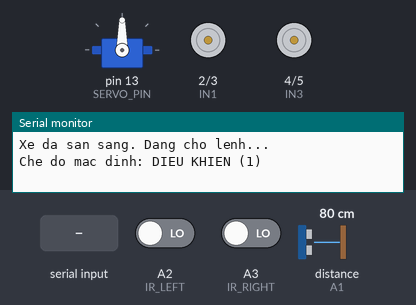
A sketch run on a simulated Arduino Uno, built with avr-gcc and run on an emulated ATmega328P. On the bench: servo, motor-driver pin pairs drawn as motors (green arrow = first pin HIGH = forward, orange = second pin HIGH = backward, longer = more drive, scaled by the enable pin), the last lines printed to the serial monitor. The inputs (shaded band) are chosen by the test bench; at power-on: A2 (IR_LEFT) LOW, A3 (IR_RIGHT) LOW, distance to the obstacle (sensor on A1) 80 cm. The echo pulse lasts 58.3 µs per cm.

Above: at 1.7 s.
1.8 s: "2" received over Serial
At 2.04 s:
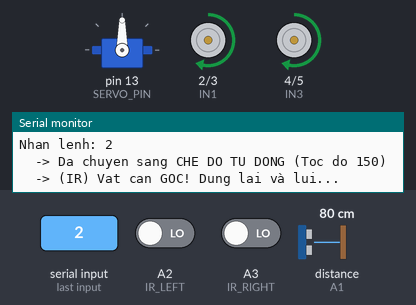
4.8 s: A2 (IR_LEFT) driven HIGH
At 5.64 s:
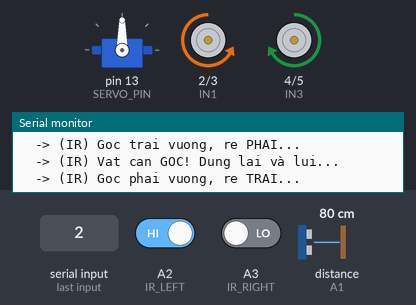
7.8 s: A3 (IR_RIGHT) driven HIGH
At 9.4 s:
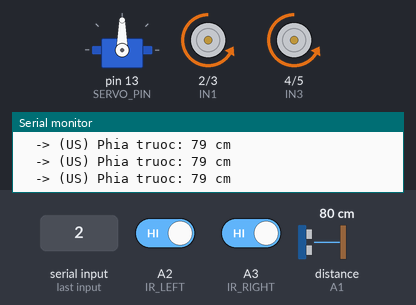
9.7 s: distance to the obstacle (sensor on A1) set to 23 cm
11.2 s: distance to the obstacle (sensor on A1) set to 19 cm
At 12.4 s:
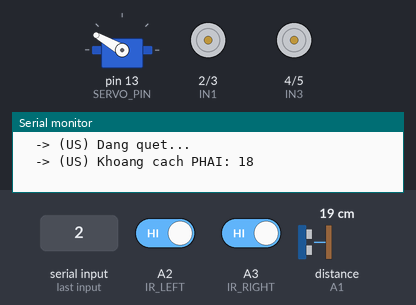
14.2 s: distance to the obstacle (sensor on A1) set to 35 cm
At 16.6 s:
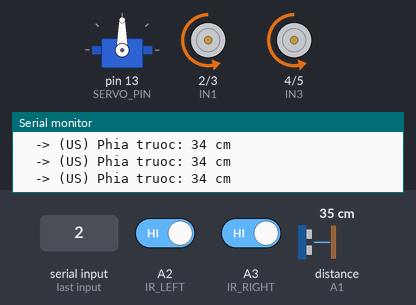
Timing chart, 0 to 18.1 s (numbered marks = the images above; inputs shaded):
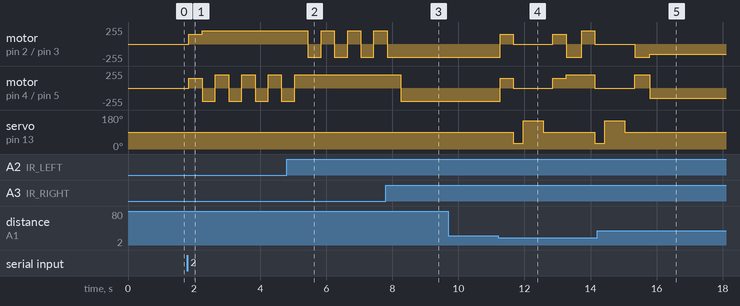

The sketch:

v1.ino
```cpp
/*
 * ═══════════════════════════════════════════════════════════════════════
 * Tên dự án: XE ROBOT - 2 CHẾ ĐỘ
 * ═══════════════════════════════════════════════════════════════════════
 */

// --- THƯ VIỆN ---
#include <Servo.h>

// ═══════════════════════════════════════════════════════════════════════
// PHẦN 1: CẤU HÌNH CHÂN KẾT NỐI
// ═══════════════════════════════════════════════════════════════════════

// --- ĐỘNG CƠ (L298N Motor Driver) ---
#define ENA 6         // PWM Motor A (bánh trái)
#define ENB 11        // PWM Motor B (bánh phải)
#define IN1 2         // Chiều Motor A
#define IN2 3         // Chiều Motor A
#define IN3 4         // Chiều Motor B
#define IN4 5         // Chiều Motor B

// --- CẢM BIẾN SIÊU ÂM (HC-SR04) ---
#define TRIG_PIN A0   // Chân TRIG
#define ECHO_PIN A1   // Chân ECHO

// --- CẢM BIẾN HỒNG NGOẠI (MH SENSOR) ---
#define IR_LEFT A2    // Cảm biến IR bên trái
#define IR_RIGHT A3   // Cảm biến IR bên phải

// --- SERVO (SG90) ---
#define SERVO_PIN 13  // Chân tín hiệu của Servo

// ═══════════════════════════════════════════════════════════════════════
// PHẦN 2: HẰNG SỐ CẤU HÌNH
// ═══════════════════════════════════════════════════════════════════════
const int SPEED_NORMAL = 150;
const int SPEED_MAX = 255;
const int SPEED_TURN = 200;
const int AVOID_DISTANCE = 20;    // Khoảng cách siêu âm phát hiện vật cản (20cm)
const int BACKWARD_DURATION = 400; // Thời gian lùi (400ms)
const int TURN_DURATION = 400;     // Thời gian rẽ (400ms)
const int SCAN_DELAY = 300;        // Thời gian chờ servo quay
const int SERVO_CENTER = 90;
const int SERVO_LEFT = 150;
const int SERVO_RIGHT = 30;

// ═══════════════════════════════════════════════════════════════════════
// PHẦN 3: BIẾN TOÀN CỤC
// ═══════════════════════════════════════════════════════════════════════
int speed = SPEED_NORMAL;
int currentMode = 1; // 1 = Điều khiển BT, 2 = Tự động
Servo myServo;

// ═══════════════════════════════════════════════════════════════════════
// PHẦN 4: HÀM SETUP - KHỞI TẠO HỆ THỐNG
// ═══════════════════════════════════════════════════════════════════════
void setup() {
  Serial.begin(9600);

  // Cấu hình chân động cơ
  pinMode(ENA, OUTPUT);
  pinMode(ENB, OUTPUT);
  pinMode(IN1, OUTPUT);
  pinMode(IN2, OUTPUT);
  pinMode(IN3, OUTPUT);
  pinMode(IN4, OUTPUT);

  // Cấu hình chân cảm biến siêu âm
  pinMode(TRIG_PIN, OUTPUT);
  pinMode(ECHO_PIN, INPUT);

  // Cấu hình chân cảm biến hồng ngoại
  pinMode(IR_LEFT, INPUT);
  pinMode(IR_RIGHT, INPUT);

  // Gắn Servo vào chân đã định nghĩa
  myServo.attach(SERVO_PIN);
  myServo.write(SERVO_CENTER); // Đưa servo về giữa khi khởi động
  delay(500); // Chờ servo ổn định

  Serial.println(F("Xe da san sang. Dang cho lenh..."));
  Serial.println(F("Che do mac dinh: DIEU KHIEN (1)"));

  stopCar();
}

// ═══════════════════════════════════════════════════════════════════════
// PHẦN 5: HÀM LOOP - VÒNG LẶP CHÍNH
// ═══════════════════════════════════════════════════════════════════════
void loop() {
  if (currentMode == 1) {
    handleBluetoothControl();
  } else {
    autonomousMode();
  }
}

// ═══════════════════════════════════════════════════════════════════════
// PHẦN 6: XỬ LÝ LỆNH BLUETOOTH
// ═══════════════════════════════════════════════════════════════════════
void handleBluetoothControl() {
  if (Serial.available()) {
    char c = Serial.read();

    Serial.print(F("Nhan lenh: "));
    Serial.println(c);

    switch (c) {
      case '1':
        currentMode = 1;
        stopCar();
        Serial.println(F("  -> Da chuyen sang CHE DO DIEU KHIEN"));
        break;

      case '2':
        currentMode = 2;
        speed = SPEED_NORMAL; // **Giảm tốc độ khi vào chế độ tự động**
        myServo.write(SERVO_CENTER); // Đảm bảo servo về giữa
        stopCar();
        Serial.println(F("  -> Da chuyen sang CHE DO TU DONG (Toc do 150)"));
        break;

      case 'F': forward(); Serial.println(F("  -> Trang thai: TIEN")); break;
      case 'B': backward(); Serial.println(F("  -> Trang thai: LUI")); break;
      case 'L': turnLeft(); Serial.println(F("  -> Trang thai: RE TRAI")); break;
      case 'R': turnRight(); Serial.println(F("  -> Trang thai: RE PHAI")); break;
      case 'S': stopCar(); Serial.println(F("  -> Trang thai: DUNG")); break;

      case '3':
        speed = SPEED_NORMAL;
        Serial.println(F("  -> Toc do: VUA (150)"));
        break;

      case '4':
        speed = SPEED_MAX;
        Serial.println(F("  -> Toc do: TOI DA (255)"));
        break;

      default:
        Serial.println(F("  -> Lenh khong hop le."));
        break;
    }
  }
}

// ═══════════════════════════════════════════════════════════════════════
// PHẦN 7: CHẾ ĐỘ LÁI TỰ ĐỘNG (LOGIC MỚI VỚI IR)
// ═══════════════════════════════════════════════════════════════════════
void autonomousMode() {
  // 1. Kiểm tra ngắt khẩn cấp (nếu người dùng gửi '1')
  if (checkInterrupt(0)) return;

  // 2. ƯU TIÊN 1: Kiểm tra Cảm biến IR (vật cản cực gần ở góc)
  // (Giả định: LOW = có vật cản, HIGH = không có)
  bool left_IR_blocked = (digitalRead(IR_LEFT) == LOW);
  bool right_IR_blocked = (digitalRead(IR_RIGHT) == LOW);

  if (left_IR_blocked || right_IR_blocked) {
    Serial.println(F("  -> (IR) Vat can GOC! Dung lai và lui..."));
    stopCar();
    backward();
    if (checkInterrupt(BACKWARD_DURATION)) return; // Lùi (cho phép ngắt)

    if (left_IR_blocked) {
      // Trái vướng -> Rẽ phải
      Serial.println(F("  -> (IR) Goc trai vuong, re PHAI..."));
      turnRight();
      if (checkInterrupt(TURN_DURATION)) return;
    } else {
      // Phải vướng -> Rẽ trái
      Serial.println(F("  -> (IR) Goc phai vuong, re TRAI..."));
      turnLeft();
      if (checkInterrupt(TURN_DURATION)) return;
    }
    stopCar();
    return; // Kết thúc vòng lặp này, bắt đầu lại
  }

  // 3. ƯU TIÊN 2: Kiểm tra Cảm biến Siêu âm (vật cản phía trước)
  // (Chỉ chạy nếu 2 cảm biến IR đều thoáng)

  int distance_front = getDistance();
  Serial.print(F("  -> (US) Phia truoc: "));
  Serial.print(distance_front);
  Serial.println(F(" cm"));

  if (distance_front < AVOID_DISTANCE) { // Phát hiện vật cản dưới 20cm
    Serial.println(F("  -> (US) Vat can phia truoc! Dung lai và lui..."));
    stopCar();
    backward();
    if (checkInterrupt(BACKWARD_DURATION)) return; // Lùi (cho phép ngắt)

    stopCar();
    Serial.println(F("  -> (US) Dang quet..."));

    // Bắt đầu quét
    myServo.write(SERVO_RIGHT);
    if (checkInterrupt(SCAN_DELAY)) return;
    int distance_right = getDistance();
    Serial.print(F("  -> (US) Khoang cach PHAI: ")); Serial.println(distance_right);

    myServo.write(SERVO_LEFT);
    if (checkInterrupt(SCAN_DELAY * 2)) return;
    int distance_left = getDistance();
    Serial.print(F("  -> (US) Khoang cach TRAI: ")); Serial.println(distance_left);

    myServo.write(SERVO_CENTER);
    if (checkInterrupt(SCAN_DELAY)) return;

    // Ra quyết định
    bool left_scan_blocked = (distance_left < AVOID_DISTANCE);
    bool right_scan_blocked = (distance_right < AVOID_DISTANCE);

    if (left_scan_blocked && right_scan_blocked) {
      Serial.println(F("  -> (US) BI DUONG! Lui va re trai..."));
      backward();
      if (checkInterrupt(BACKWARD_DURATION)) return;
      turnLeft();
      if (checkInterrupt(TURN_DURATION)) return;

    } else if (left_scan_blocked) {
      Serial.println(F("  -> (US) Trai vuong, re PHAI..."));
      turnRight();
      if (checkInterrupt(TURN_DURATION)) return;

    } else if (right_scan_blocked) {
      Serial.println(F("  -> (US) Phai vuong, re TRAI..."));
      turnLeft();
      if (checkInterrupt(TURN_DURATION)) return;

    } else {
      Serial.println(F("  -> (US) Thoang. Uu tien re TRAI..."));
      turnLeft();
      if (checkInterrupt(TURN_DURATION)) return;
    }

  } else {
    // Đường trống -> Cứ đi thẳng
    forward();
  }

  // Thêm một khoảng trễ nhỏ để không spam Serial
  if (checkInterrupt(50)) return;
}

// Hàm phụ để kiểm tra ngắt từ Bluetooth
bool checkInterrupt(int duration) {
  unsigned long startTime = millis();
  while (millis() - startTime < duration) {
    if (Serial.available()) {
      char c = Serial.read();
      if (c == '1') {
        currentMode = 1;
        stopCar();
        myServo.write(SERVO_CENTER);
        Serial.println(F("  -> DA NGAT! Chuyen ve CHE DO DIEU KHIEN"));
        return true;
      }
    }
  }
  return false;
}


// ═══════════════════════════════════════════════════════════════════════
// PHẦN 8: CÁC HÀM ĐIỀU KHIỂN ĐỘNG CƠ
// ═══════════════════════════════════════════════════════════════════════

void forward() {
  digitalWrite(IN1, LOW);
  digitalWrite(IN2, HIGH);
  digitalWrite(IN3, LOW);
  digitalWrite(IN4, HIGH);
  analogWrite(ENA, speed);
  analogWrite(ENB, speed);
}

void backward() {
  digitalWrite(IN1, HIGH);
  digitalWrite(IN2, LOW);
  digitalWrite(IN3, HIGH);
  digitalWrite(IN4, LOW);
  analogWrite(ENA, SPEED_NORMAL);
  analogWrite(ENB, SPEED_NORMAL);
}

void turnLeft() {
  digitalWrite(IN1, LOW);
  digitalWrite(IN2, HIGH);
  digitalWrite(IN3, HIGH);
  digitalWrite(IN4, LOW);
  analogWrite(ENA, SPEED_TURN);
  analogWrite(ENB, SPEED_TURN);
}

void turnRight() {
  digitalWrite(IN1, HIGH);
  digitalWrite(IN2, LOW);
  digitalWrite(IN3, LOW);
  digitalWrite(IN4, HIGH);
  analogWrite(ENA, SPEED_TURN);
  analogWrite(ENB, SPEED_TURN);
}

void stopCar() {
  digitalWrite(IN1, LOW);
  digitalWrite(IN2, LOW);
  digitalWrite(IN3, LOW);
  digitalWrite(IN4, LOW);
  analogWrite(ENA, 0);
  analogWrite(ENB, 0);
}

// ═══════════════════════════════════════════════════════════════════════
// PHẦN 9: HÀM LẤY KHOẢNG CÁCH (HC-SR04)
// ═══════════════════════════════════════════════════════════════════════
int getDistance() {
  digitalWrite(TRIG_PIN, LOW);
  delayMicroseconds(2);
  digitalWrite(TRIG_PIN, HIGH);
  delayMicroseconds(10);
  digitalWrite(TRIG_PIN, LOW);

  long duration = pulseIn(ECHO_PIN, HIGH, 30000);

  int distance = duration * 0.034 / 2;

  if (distance == 0) {
    return 999; // Lỗi hoặc quá xa
  }

  return distance;
}
```

Measured:
- the behaviour switches between 21 and 20 cm on distance to the obstacle (sensor on A1) (found by bisection; images 3 and 4)
- after the input at 1.8 s, motor on pin 2 (IN1) / pin 3 (IN2): stopped → forward 150/255 at once, → forward 200/255 0.40 s later; motor on pin 4 (IN3) / pin 5 (IN4): stopped → forward 150/255 at once, then repeats every 0.80 s: backward 200/255 0.40 s, forward 200/255 0.40 s
- after the input at 4.8 s, motor on pin 2 (IN1) / pin 3 (IN2): alternates forward 200/255 for 0.40 s and backward 200/255 for 0.40 s, starting after 0.65 s; motor on pin 4 (IN3) / pin 5 (IN4): goes on until 5.0 s, then stays forward 200/255
- after the input at 7.8 s, motor on pin 2 (IN1) / pin 3 (IN2): goes on until 7.8 s, then stays backward 200/255; motor on pin 4 (IN3) / pin 5 (IN4): forward 200/255 → backward 200/255 after 0.45 s
- after the input at 14.2 s, servo on pin 13 (SERVO_PIN): goes on until 15.0 s, then stays 90°
